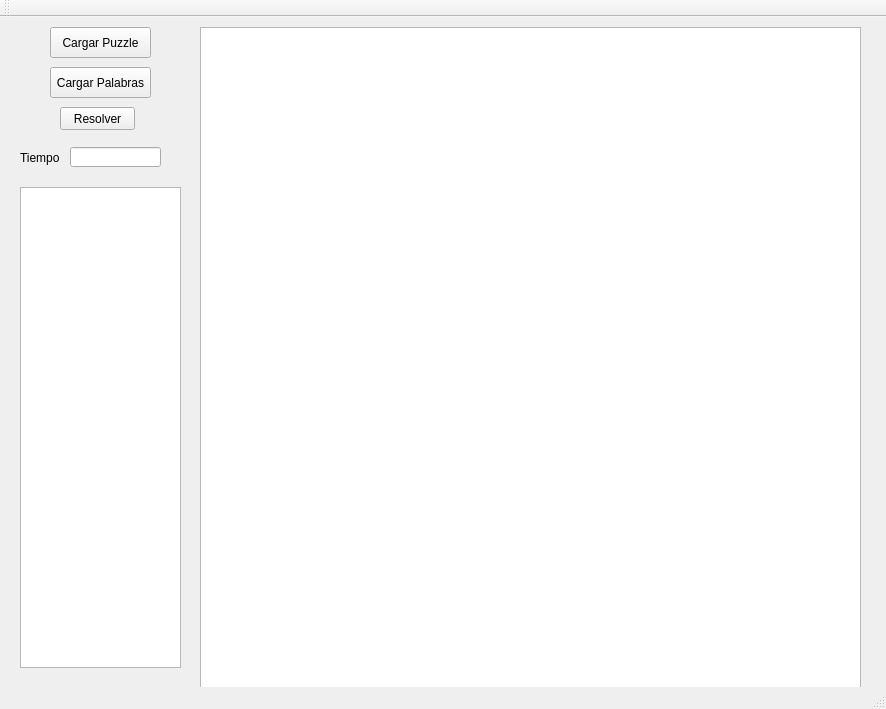
<?xml version="1.0" encoding="UTF-8"?>
<ui version="4.0">
 <class>MainWindow</class>
 <widget class="QMainWindow" name="MainWindow">
  <property name="geometry">
   <rect>
    <x>0</x>
    <y>0</y>
    <width>886</width>
    <height>709</height>
   </rect>
  </property>
  <property name="windowTitle">
   <string>MainWindow</string>
  </property>
  <widget class="QWidget" name="centralWidget">
   <widget class="QPushButton" name="pushButton">
    <property name="geometry">
     <rect>
      <x>50</x>
      <y>50</y>
      <width>101</width>
      <height>31</height>
     </rect>
    </property>
    <property name="text">
     <string>Cargar Palabras</string>
    </property>
   </widget>
   <widget class="QTableWidget" name="tableWidget">
    <property name="geometry">
     <rect>
      <x>200</x>
      <y>10</y>
      <width>661</width>
      <height>661</height>
     </rect>
    </property>
    <property name="font">
     <font>
      <pointsize>7</pointsize>
     </font>
    </property>
    <attribute name="horizontalHeaderVisible">
     <bool>false</bool>
    </attribute>
    <attribute name="horizontalHeaderDefaultSectionSize">
     <number>13</number>
    </attribute>
    <attribute name="horizontalHeaderHighlightSections">
     <bool>false</bool>
    </attribute>
    <attribute name="horizontalHeaderMinimumSectionSize">
     <number>13</number>
    </attribute>
    <attribute name="verticalHeaderVisible">
     <bool>false</bool>
    </attribute>
    <attribute name="verticalHeaderDefaultSectionSize">
     <number>13</number>
    </attribute>
    <attribute name="verticalHeaderHighlightSections">
     <bool>false</bool>
    </attribute>
    <attribute name="verticalHeaderMinimumSectionSize">
     <number>13</number>
    </attribute>
   </widget>
   <widget class="QPushButton" name="pushButton_2">
    <property name="geometry">
     <rect>
      <x>50</x>
      <y>10</y>
      <width>101</width>
      <height>31</height>
     </rect>
    </property>
    <property name="text">
     <string>Cargar Puzzle</string>
    </property>
   </widget>
   <widget class="QPushButton" name="pushButton_3">
    <property name="geometry">
     <rect>
      <x>60</x>
      <y>90</y>
      <width>75</width>
      <height>23</height>
     </rect>
    </property>
    <property name="text">
     <string>Resolver</string>
    </property>
   </widget>
   <widget class="QListWidget" name="listWidget">
    <property name="geometry">
     <rect>
      <x>20</x>
      <y>170</y>
      <width>161</width>
      <height>481</height>
     </rect>
    </property>
   </widget>
   <widget class="QLabel" name="label">
    <property name="geometry">
     <rect>
      <x>20</x>
      <y>130</y>
      <width>41</width>
      <height>21</height>
     </rect>
    </property>
    <property name="text">
     <string>Tiempo</string>
    </property>
   </widget>
   <widget class="QLineEdit" name="letiempo">
    <property name="geometry">
     <rect>
      <x>70</x>
      <y>130</y>
      <width>91</width>
      <height>20</height>
     </rect>
    </property>
   </widget>
  </widget>
  <widget class="QMenuBar" name="menuBar">
   <property name="geometry">
    <rect>
     <x>0</x>
     <y>0</y>
     <width>886</width>
     <height>21</height>
    </rect>
   </property>
  </widget>
  <widget class="QToolBar" name="mainToolBar">
   <attribute name="toolBarArea">
    <enum>TopToolBarArea</enum>
   </attribute>
   <attribute name="toolBarBreak">
    <bool>false</bool>
   </attribute>
  </widget>
  <widget class="QStatusBar" name="statusBar"/>
 </widget>
 <layoutdefault spacing="6" margin="11"/>
 <resources/>
 <connections/>
</ui>
